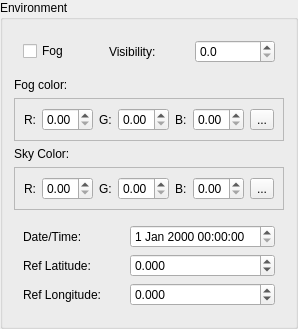
         <widget class="QGroupBox" name="envGroupBox">
          <property name="title">
           <string>Environment</string>
          </property>
          <layout class="QGridLayout" name="gridLayout_13">
           <item row="0" column="0">
            <widget class="QWidget" name="widget_5" native="true">
             <layout class="QGridLayout" name="gridLayout_14">
              <item row="0" column="0">
               <widget class="QCheckBox" name="envFogToggle">
                <property name="text">
                 <string>Fog</string>
                </property>
               </widget>
              </item>
              <item row="0" column="2">
               <widget class="QLabel" name="label_37">
                <property name="text">
                 <string>Visibility:</string>
                </property>
               </widget>
              </item>
              <item row="0" column="3">
               <widget class="QDoubleSpinBox" name="envFogVisibilityEdit">
                <property name="decimals">
                 <number>1</number>
                </property>
                <property name="maximum">
                 <double>999999.000000000000000</double>
                </property>
               </widget>
              </item>
             </layout>
            </widget>
           </item>
           <item row="2" column="0">
            <widget class="QLabel" name="label_29">
             <property name="text">
              <string>Fog color:</string>
             </property>
            </widget>
           </item>
           <item row="3" column="0">
            <widget class="QFrame" name="frame_4">
             <property name="frameShape">
              <enum>QFrame::StyledPanel</enum>
             </property>
             <property name="frameShadow">
              <enum>QFrame::Plain</enum>
             </property>
             <layout class="QHBoxLayout" name="horizontalLayout_4">
              <item>
               <widget class="QLabel" name="label_30">
                <property name="text">
                 <string>R:</string>
                </property>
               </widget>
              </item>
              <item>
               <widget class="QDoubleSpinBox" name="envFogRedEdit">
                <property name="maximum">
                 <double>1.000000000000000</double>
                </property>
                <property name="singleStep">
                 <double>0.100000000000000</double>
                </property>
               </widget>
              </item>
              <item>
               <widget class="QLabel" name="label_31">
                <property name="text">
                 <string>G:</string>
                </property>
               </widget>
              </item>
              <item>
               <widget class="QDoubleSpinBox" name="envFogGreenEdit">
                <property name="maximum">
                 <double>1.000000000000000</double>
                </property>
                <property name="singleStep">
                 <double>0.100000000000000</double>
                </property>
               </widget>
              </item>
              <item>
               <widget class="QLabel" name="label_32">
                <property name="text">
                 <string>B:</string>
                </property>
               </widget>
              </item>
              <item>
               <widget class="QDoubleSpinBox" name="envFogBlueEdit">
                <property name="maximum">
                 <double>1.000000000000000</double>
                </property>
                <property name="singleStep">
                 <double>0.100000000000000</double>
                </property>
               </widget>
              </item>
              <item>
               <widget class="QToolButton" name="envFogColorButton">
                <property name="text">
                 <string>...</string>
                </property>
               </widget>
              </item>
             </layout>
            </widget>
           </item>
           <item row="4" column="0">
            <widget class="QLabel" name="label_36">
             <property name="text">
              <string>Sky Color:</string>
             </property>
            </widget>
           </item>
           <item row="5" column="0">
            <widget class="QFrame" name="frame_5">
             <property name="frameShape">
              <enum>QFrame::StyledPanel</enum>
             </property>
             <property name="frameShadow">
              <enum>QFrame::Plain</enum>
             </property>
             <layout class="QHBoxLayout" name="horizontalLayout_5">
              <item>
               <widget class="QLabel" name="label_33">
                <property name="text">
                 <string>R:</string>
                </property>
               </widget>
              </item>
              <item>
               <widget class="QDoubleSpinBox" name="envSkyRedEdit">
                <property name="maximum">
                 <double>1.000000000000000</double>
                </property>
                <property name="singleStep">
                 <double>0.100000000000000</double>
                </property>
               </widget>
              </item>
              <item>
               <widget class="QLabel" name="label_34">
                <property name="text">
                 <string>G:</string>
                </property>
               </widget>
              </item>
              <item>
               <widget class="QDoubleSpinBox" name="envSkyGreenEdit">
                <property name="maximum">
                 <double>1.000000000000000</double>
                </property>
                <property name="singleStep">
                 <double>0.100000000000000</double>
                </property>
               </widget>
              </item>
              <item>
               <widget class="QLabel" name="label_35">
                <property name="text">
                 <string>B:</string>
                </property>
               </widget>
              </item>
              <item>
               <widget class="QDoubleSpinBox" name="envSkyBlueEdit">
                <property name="maximum">
                 <double>1.000000000000000</double>
                </property>
                <property name="singleStep">
                 <double>0.100000000000000</double>
                </property>
               </widget>
              </item>
              <item>
               <widget class="QToolButton" name="envSkyColorButton">
                <property name="text">
                 <string>...</string>
                </property>
               </widget>
              </item>
             </layout>
            </widget>
           </item>
           <item row="6" column="0">
            <widget class="QWidget" name="widget_6" native="true">
             <layout class="QGridLayout" name="gridLayout_15">
              <item row="0" column="1">
               <widget class="QDateTimeEdit" name="envDateTimeEdit"/>
              </item>
              <item row="0" column="0">
               <widget class="QLabel" name="label_38">
                <property name="text">
                 <string>Date/Time:</string>
                </property>
               </widget>
              </item>
              <item row="1" column="0">
               <widget class="QLabel" name="label_39">
                <property name="text">
                 <string>Ref Latitude:</string>
                </property>
               </widget>
              </item>
              <item row="1" column="1">
               <widget class="QDoubleSpinBox" name="envRefLatEdit">
                <property name="decimals">
                 <number>3</number>
                </property>
                <property name="minimum">
                 <double>-90.000000000000000</double>
                </property>
                <property name="maximum">
                 <double>90.000000000000000</double>
                </property>
               </widget>
              </item>
              <item row="2" column="0">
               <widget class="QLabel" name="label_40">
                <property name="text">
                 <string>Ref Longitude:</string>
                </property>
               </widget>
              </item>
              <item row="2" column="1">
               <widget class="QDoubleSpinBox" name="envRefLongEdit">
                <property name="decimals">
                 <number>3</number>
                </property>
                <property name="minimum">
                 <double>-180.000000000000000</double>
                </property>
                <property name="maximum">
                 <double>180.000000000000000</double>
                </property>
               </widget>
              </item>
             </layout>
            </widget>
           </item>
          </layout>
         </widget>
